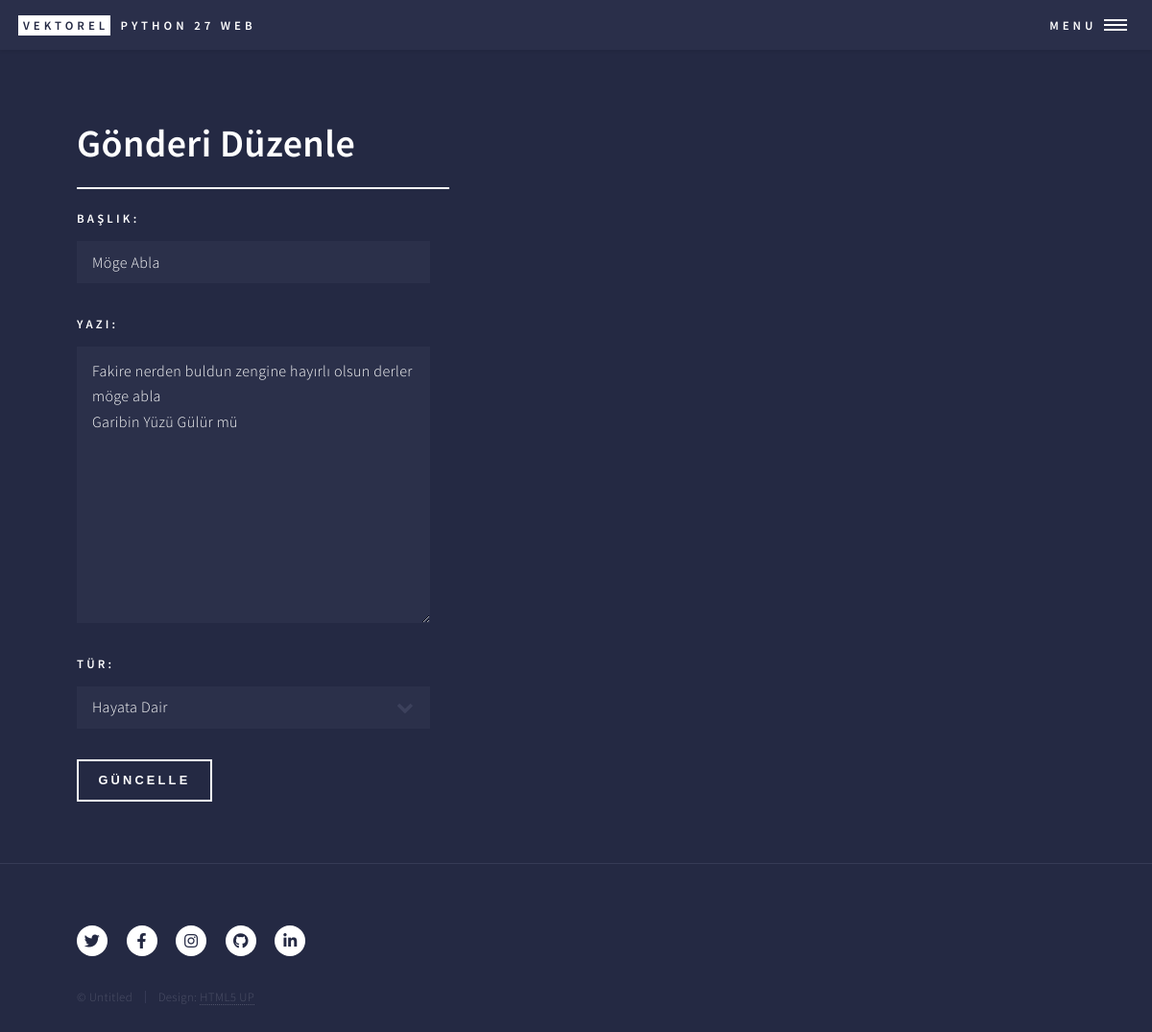
Page /blog/duzenle/3 on the committed database.
### blog/models.py (models this page shows, shortened)
class BlogModel(models.Model):
    class Meta:
        verbose_name = "Blog"
        verbose_name_plural = "Bloglar"
    baslik = models.CharField(max_length=100,verbose_name="Başlık")
    yazi = models.TextField(verbose_name="Yazı")
    secenekler = [("1","Korku"),("2","Gezi"),("3","Hayata Dair")]
    tur = models.CharField(choices=secenekler,max_length=10,verbose_name="Tür")
    kayitzaman = models.DateTimeField(default=timezone.now,verbose_name="Kayıt Zamanı")
    yayimzaman = models.DateTimeField(null=True,blank=True,verbose_name="Yayımlanma Zamanı")

### blog/views.py (the view)
# urls.py: path('duzenle/<int:pk>',views.gonderiDuzenle,name="gonderiDuzenle"),
def gonderiDuzenle(request,pk):
    gonderi = get_object_or_404(BlogModel,pk=pk)
    if request.method == "POST":
        form = BlogForm(request.POST,instance=gonderi)
        gonderi = form.save(commit=False)
        gonderi.yayimzaman = timezone.now()
        gonderi.save()
        return redirect('gonderidetay',pk=gonderi.pk)
    else:
        form = BlogForm(instance=gonderi)
    return render(request,"blog/gonderiduzenle.html",{"form":form})

### blog/forms.py
class BlogForm(forms.ModelForm):
    class Meta:
        model=BlogModel
        fields = ('baslik','yazi','tur')

### templates/blog/gonderiduzenle.html (shortened to what this page needs)
{% extends '../temel2.html' %}
{% block icerik %}
    <h1>Gönderi Düzenle</h1>
    <form method="POST">
     {{ form.as_p }}
     <button type="submit">Güncelle</button>
    </form>
    {% endblock icerik %}

### static/css/main.css (style rules this page uses)
html, body, div, span, applet, object, iframe, h1, h2, h3, h4, h5, h6, p, blockquote, pre, a, abbr, acronym, address, big, cite, code, del, dfn, em, img, ins, kbd, q, s, samp, small, strike, strong, sub, sup, tt, var, b, u, i, center, dl, dt, dd, ol, ul, li, fieldset, form, label, legend, table, caption, tbody, tfoot, thead, tr, th, td, article, aside, canvas, details, embed, figure, figcaption, footer, header, hgroup, menu, nav, output, ruby, section, summary, time, mark, audio, video { margin: 0; padding: 0; border: 0; font-size: 100%; font: inherit; vertical-align: baseline; }
body { line-height: 1; }
body { -webkit-text-size-adjust: none; }
input, select, textarea { -moz-appearance: none; -webkit-appearance: none; -ms-appearance: none; appearance: none; }
body { -ms-overflow-style: scrollbar; }
html { box-sizing: border-box; }
*, *:before, *:after { box-sizing: inherit; }
body { background: #242943; }
body, input, select, textarea { color: #ffffff; font-family: "Source Sans Pro", Helvetica, sans-serif; font-size: 17pt; font-weight: 300; letter-spacing: 0.025em; line-height: 1.65; }
@media screen and (max-width: 1680px) { body, input, select, textarea { font-size: 14pt; } }
@media screen and (max-width: 1280px) { body, input, select, textarea { font-size: 12pt; } }
p { margin: 0 0 2em 0; }
h1, h2, h3, h4, h5, h6 { color: #ffffff; font-weight: 600; line-height: 1.65; margin: 0 0 1em 0; }
h1 { font-size: 2.5em; }
header.major> :first-child { margin-bottom: 0; width: calc(100% + 0.5em); }
header.major> :first-child:after { content: ''; background-color: #ffffff; display: block; height: 2px; margin: 0.325em 0 0.5em 0; width: 100%; }
form { margin: 0 0 2em 0; }
form> :last-child { margin-bottom: 0; }
label { color: #ffffff; display: block; font-size: 0.8em; font-weight: 600; letter-spacing: 0.25em; margin: 0 0 1em 0; text-transform: uppercase; }
input[type="text"], input[type="password"], input[type="email"], input[type="tel"], input[type="search"], input[type="url"], select, textarea { -moz-appearance: none; -webkit-appearance: none; -ms-appearance: none; appearance: none; background: rgba(212, 212, 255, 0.035); border: none; border-radius: 0; color: inherit; display: block; outline: 0; padding: 0 1em; text-decoration: none; width: 100%; }
select { background-size: 1.25rem; background-repeat: no-repeat; background-position: calc(100% - 1rem) center; height: 2.75em; padding-right: 2.75em; text-overflow: ellipsis; }
select option { color: #ffffff; background: #242943; }
input[type="text"], input[type="password"], input[type="email"], input[type="tel"], input[type="search"], input[type="url"], select { height: 2.75em; }
textarea { padding: 0.75em 1em; }
input[type="submit"], input[type="reset"], input[type="button"], button, .button { -moz-appearance: none; -webkit-appearance: none; -ms-appearance: none; appearance: none; -moz-transition: background-color 0.2s ease-in-out, box-shadow 0.2s ease-in-out, color 0.2s ease-in-out; -webkit-transition: background-color 0.2s ease-in-out, box-shadow 0.2s ease-in-out, color 0.2s ease-in-out; -ms-transition: background-color 0.2s ease-in-out, box-shadow 0.2s ease-in-out, color 0.2s ease-in-out; transition: background-color 0.2s ease-in-out, box-shadow 0.2s ease-in-out, color 0.2s ease-in-out; background-color: transparent; border: 0; border-radius: 0; box-shadow: inset 0 0 0 2px #ffffff; color: #ffffff; cursor: pointer; display: inline-block; font-size: 0.8em; font-weight: 600; height: 3.5em; letter-spacing: 0.25em; line-height: 3.5em; padding: 0 1.75em; text-align: center; text-decoration: none; text-transform: uppercase; white-space: nowrap; }

### rows in the picture
BlogModel: baslik "Möge Abla", yazi "Fakire nerden buldun zengine hayırlı olsun derler möge abla Garibin Yüzü Gülür mü", tur "Hayata Dair"
